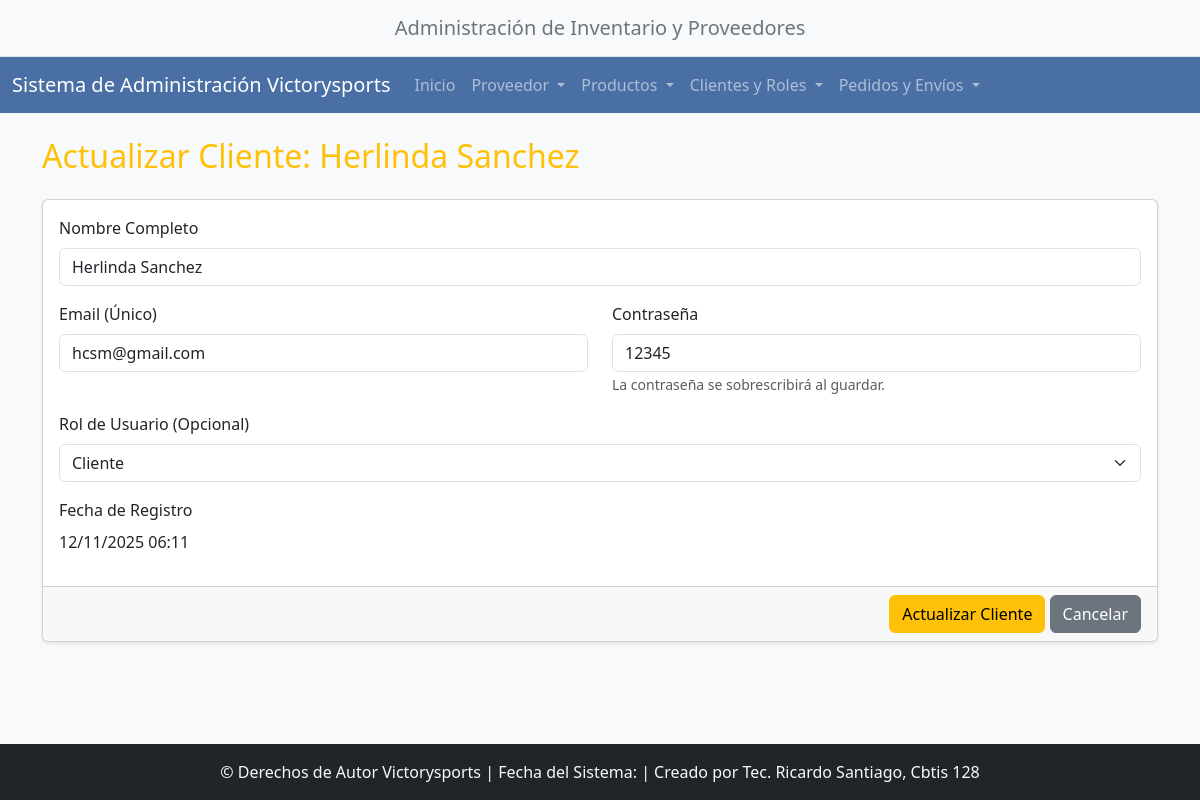
The app's page /clientes/actualizar/2/ with its own data.
### app_victorysports/models.py (models this page shows, shortened)
class Cliente(models.Model):
    rol = models.ForeignKey(Rol, on_delete=models.SET_NULL, null=True)  # id_rol
    nombre_completo = models.CharField(max_length=255)
    email = models.EmailField(max_length=100, unique=True)
    password = models.CharField(max_length=255)
    fecha_registro = models.DateTimeField(auto_now_add=True)
    class Meta:
        verbose_name = "Cliente"
        verbose_name_plural = "Clientes"

class Rol(models.Model):
    nombre_rol = models.CharField(max_length=50, unique=True)
    class Meta:
        verbose_name = "Rol de Usuario"
        verbose_name_plural = "Roles de Usuario"

### app_victorysports/views.py (the view)
# urls.py: path('clientes/actualizar/<int:pk>/', views.actualizar_cliente, name='actualizar_cliente'),
def actualizar_cliente(request, pk):
    cliente = get_object_or_404(Cliente, pk=pk)
    roles = Rol.objects.all().order_by('nombre_rol')
    context = {'cliente': cliente, 'roles': roles}
    return render(request, 'cliente/actualizar_cliente.html', context)

### app_victorysports/templates/cliente/actualizar_cliente.html (shortened to what this page needs)
{% extends "base.html" %}
{% block content %}
<h2 class="mb-4 text-warning">Actualizar Cliente: {{ cliente.nombre_completo }}</h2>
<form method="POST" action="{% url 'realizar_actualizacion_cliente' %}">
    <div class="card shadow-sm">
        <div class="card-body">
            <div class="mb-3">
                <label for="nombre_completo" class="form-label">Nombre Completo</label>
                <input type="text" class="form-control" id="nombre_completo" name="nombre_completo" value="{{ cliente.nombre_completo }}" required>
            </div>
            <div class="row">
                <div class="col-md-6 mb-3">
                    <label for="email" class="form-label">Email (Único)</label>
                    <input type="email" class="form-control" id="email" name="email" value="{{ cliente.email }}" required>
                </div>
                <div class="col-md-6 mb-3">
                    <label for="password" class="form-label">Contraseña</label>
                    <input type="text" class="form-control" id="password" name="password" value="{{ cliente.password }}" required>
                    <small class="text-muted">La contraseña se sobrescribirá al guardar.</small>
                </div>
            </div>
            <div class="mb-3">
                <label for="rol_id" class="form-label">Rol de Usuario (Opcional)</label>
                <select class="form-select" id="rol_id" name="rol_id">
                    {% for rol in roles %}
                        <option value="{{ rol.pk }}" {% if cliente.rol and cliente.rol.pk == rol.pk %}selected{% endif %}>
                            {{ rol.nombre_rol }}
                        </option>
                    {% empty %}
                        <option value="" disabled>No hay roles disponibles.</option>
                    {% endfor %}
                </select>
            </div>
            <div class="mb-3">
                <label class="form-label">Fecha de Registro</label>
                <p class="form-control-static">{{ cliente.fecha_registro|date:"d/m/Y H:i" }}</p>
            </div>
        </div>
        <div class="card-footer text-end">
            <button type="submit" class="btn btn-warning">Actualizar Cliente</button>
            <a href="{% url 'ver_cliente' %}" class="btn btn-secondary">Cancelar</a>
        </div>
    </div>
</form>
{% endblock content %}

### app_victorysports/templates/base.html (style rules this page uses)
body { background-color: #f8f9fa; }
html { position: relative; min-height: 100%; }
body { margin-bottom: 70px; }

### records on screen
Cliente: nombre_completo "Herlinda Sanchez", email "hcsm@gmail.com", password "12345", rol_id "Cliente", fecha_registro "12/11/2025 06:11"
